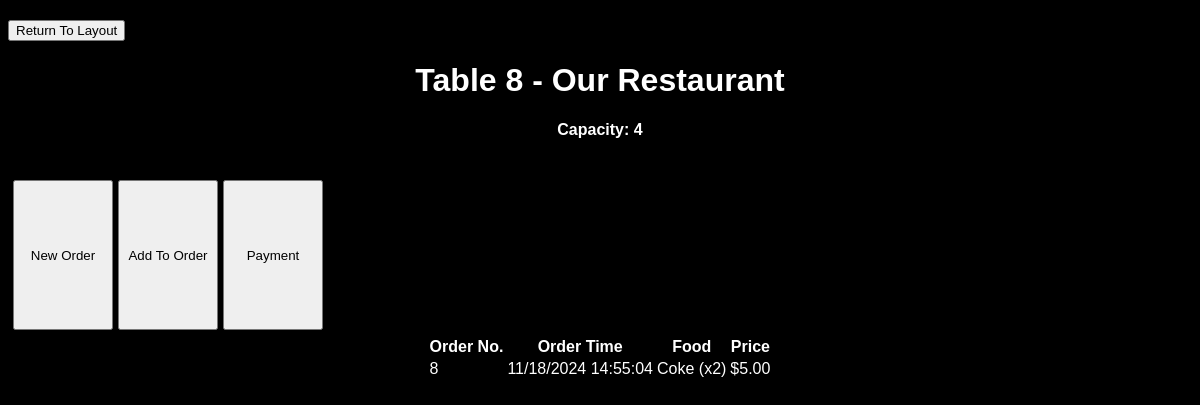
Screenshot of /order_manager/8 with the database file from the repository.
### main.py (models this page shows, shortened)
class Table(db.Model):
    table_id = db.Column(db.Integer, primary_key=True, unique=True, nullable=False)
    capacity = db.Column(db.Integer, nullable=False)
    loc = db.Column(db.String(20))

class Order(db.Model):                                                              #* GAD - Removed cust_id from Orders
    order_id = db.Column(db.Integer, primary_key=True, autoincrement=True)          #* GAD - Added auto-increment
    table_id = db.Column(db.Integer, db.ForeignKey("table.table_id"))
    order_time = db.Column(db.DateTime, default = datetime.now(), nullable=False)
    total_cost = db.Column(db.Float, nullable=False)                              #add logic for incrementing later  #? Is this still needed?

### main.py (the view)
@app.route('/order_manager/<int:table_id>', methods=['GET', 'POST'])
def order(table_id):
     table = Table.query.get_or_404(table_id)
     if request.method == 'POST':
        try:
            db.session.commit()
            return redirect(url_for('/order_manager/'))
        except:
               return 'There was an issue opening the layout'
     else:
        orders = (
            db.session.query(
                Order.order_id,
                Order.order_time,
                Order.total_cost,
                db.func.group_concat(MenuItem.name, ", ").label("food_items"),
                db.func.group_concat(OrderItem.quantity, ", ").label("food_quantities")
            )
            .join(OrderItem, Order.order_id == OrderItem.order_id)
            .join(MenuItem, OrderItem.menu_item_id == MenuItem.menu_item_id)
            .filter(Order.table_id == table_id)
            .group_by(Order.order_id)
            .order_by(Order.order_time)
            .all()
        )
        processed_orders = []
        for order in orders:
            food_item_list = (order.food_items).split(',')
            food_quantities_list = (order.food_quantities).replace(' ','').split(',')
            food_items = []
            for i in range(0, len(food_item_list)):
                food_items.append(f"{food_item_list[i]} (x{food_quantities_list[i]})")
            processed_orders.append({
                'order_id': order.order_id,
                'order_time': (order.order_time).strftime("%m/%d/%Y %H:%M:%S"),
                'food_list': '\n'.join(food_items),
                'total_cost': order.total_cost
            })
        return render_template('order_manager.html', table = table, orders = processed_orders)

### templates/order_manager.html (shortened to what this page needs)
{% extends 'base.html' %}
{% block body %}
<div class="content">
    <form action="/" method="get">
        <button>Return To Layout</button>
    </form>
    <h1 style="text-align: center;">Table {{table.table_id}} - {{table.loc}}</h1>
    <h4 style="text-align: center;">Capacity: {{table.capacity}}</h4>
    <div>
        <div class="form-container" align="center">
            <form action="/menu" method="get">
                <button class="smalltable">New Order</button>
            </form>
            <form action="/menu" method="get">
                <button class="smalltable">Add To Order</button>
            </form>
            <form id="payment_button" action="/payment" method="get" onClick="create_url()">
                <button class="smalltable">Payment</button>
            </form>
        </div>
        <table class="table" align="center">
            <tr>
            <th>Order No.</th>
            <th>Order Time</th>
            <th>Food</th>
            <th>Price</th>
            </tr>
            {% for order in orders[::-1] %}
            <tr>
                <td>{{ order.order_id }}</td>
                <td>{{ order.order_time }}</td>
                <td style="white-space: pre-line;">{{ order.food_list }}</td>
                <td>${{ "%.2f"|format(order.total_cost) }}</td>
            </tr>
            {% endfor %}
        </table>
    </div>
</div>
{% endblock %}

### static/css/main.css (style rules this page uses)
body, html { font-family: sans-serif; background-color: black; color: white; }
.smalltable { height: 150px; width: 100px; }
.form-container { display: flex; align-items: left; justify-content: left; gap: 5px; margin: 5px; flex-wrap: nowrap; }
form { align-self: center; margin-top: 20px; }

### rows the page displays
Table: table_id "8", loc "Our Restaurant", capacity "4"
Order: order_id "8", order_time "11/18/2024 14:55:04", food_list "Coke (x2)", total_cost "5.00"
